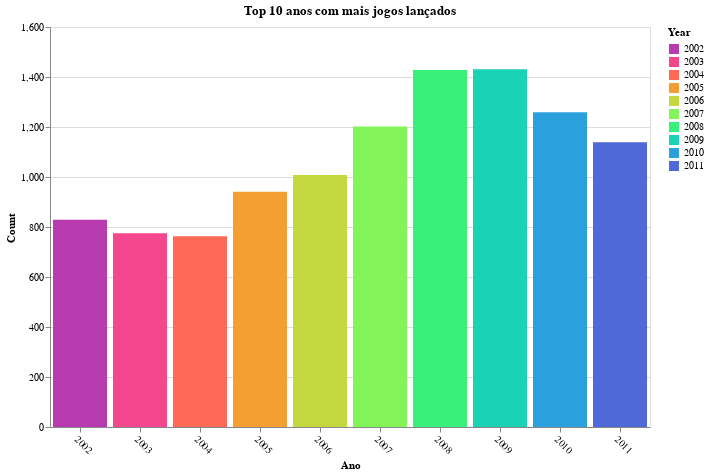

Write notebook code for a chart like this one.
### Code cell
# Gráfico de barras com os 10 anos com mais jogos lançados
top10 = (
    alt.Chart(top_10_years_most_freq)
    .mark_bar()
    .encode(
        x=alt.X("Year:O", axis=alt.Axis(title="Ano", labelAngle=45)),
        y="Count:Q",
        color=alt.Color("Year:O", scale=alt.Scale(scheme="rainbow")),
        tooltip=["Year", "Count"],
    )
    .properties(title="Top 10 anos com mais jogos lançados", width=600, height=400)
)
top10.show()

### Figure 1 — Vega-Lite specification as saved in the notebook (floating-point values rounded to 4 significant figures)
{"config": {"view": {"continuousWidth": 300, "continuousHeight": 300}}, "data": {"name": "data-4c328d08aed18e03e766ffc0e6afb350"}, "mark": {"type": "bar"}, "encoding": {"color": {"field": "Year", "scale": {"scheme": "rainbow"}, "type": "ordinal"}, "tooltip": [{"field": "Year", "type": "quantitative"}, {"field": "Count", "type": "quantitative"}], "x": {"axis": {"labelAngle": 45, "title": "Ano"}, "field": "Year", "type": "ordinal"}, "y": {"field": "Count", "type": "quantitative"}}, "height": 400, "title": "Top 10 anos com mais jogos lançados", "width": 600, "$schema": "https://vega.github.io/schema/vega-lite/v5.20.1.json", "datasets": {"data-4c328d08aed18e03e766ffc0e6afb350": [{"Year": 2009.0, "Count": 1431}, {"Year": 2008.0, "Count": 1428}, {"Year": 2010.0, "Count": 1259}, {"Year": 2007.0, "Count": 1202}, {"Year": 2011.0, "Count": 1139}, {"Year": 2006.0, "Count": 1008}, {"Year": 2005.0, "Count": 941}, {"Year": 2002.0, "Count": 829}, {"Year": 2003.0, "Count": 775}, {"Year": 2004.0, "Count": 763}]}}
